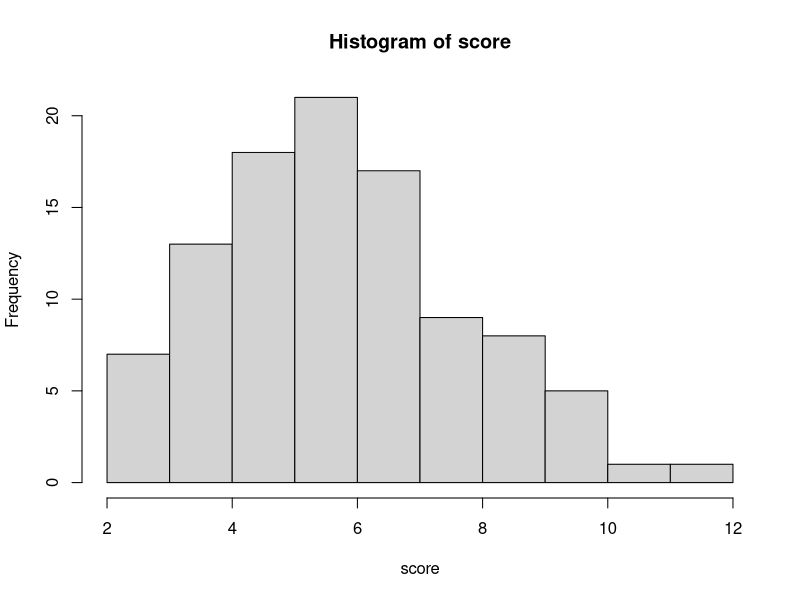
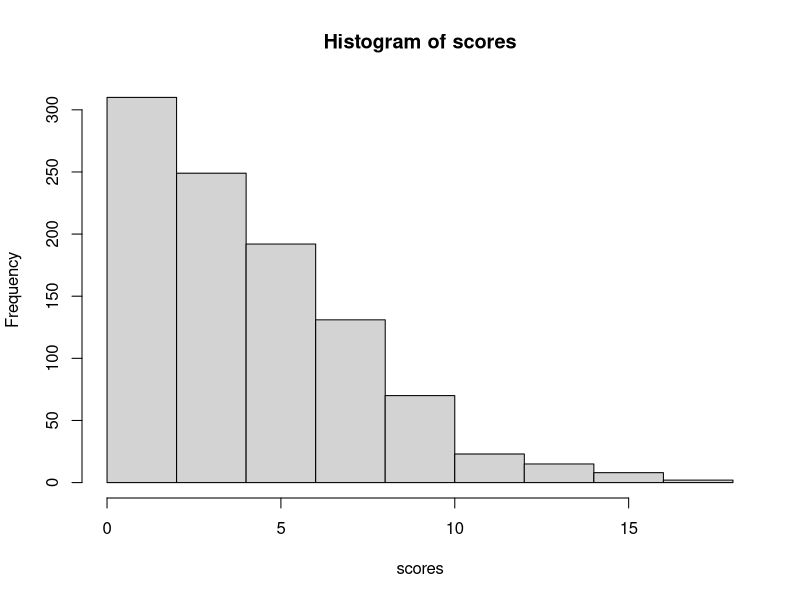

Recreate these plots in R, in order.
setClass('batter', slots = list(name = 'character', average = 'numeric', obp = 'numeric', bb = 'numeric', single = 'numeric', double = 'numeric', triple = 'numeric', hr = 'numeric', base = 'numeric'))
setClass('pitcher', slots = list(name = 'character', obpa = 'numeric'))
b1 <- new('batter', name = 'Juan', average = .260, obp = .332, single = .432, double = .135, triple = .063, hr = .072, bb = .297, base = 0)
b2 <- new('batter', name = 'Juan2', average = .260, obp = .332, single = .432, double = .135, triple = .063, hr = .072, bb = .297, base = 0)
b3 <- new('batter', name = 'Juan3', average = .260, obp = .332, single = .432, double = .135, triple = .063, hr = .072, bb = .297, base = 0)
b4 <- new('batter', name = 'Juan4', average = .260, obp = .332, single = .432, double = .135, triple = .063, hr = .072, bb = .297, base = 0)
b5 <- new('batter', name = 'Juan5', average = .260, obp = .332, single = .432, double = .135, triple = .063, hr = .072, bb = .297, base = 0)
b6 <- new('batter', name = 'Juan6', average = .260, obp = .332, single = .432, double = .135, triple = .063, hr = .072, bb = .297, base = 0)
b7 <- new('batter', name = 'Juan7', average = .260, obp = .332, single = .432, double = .135, triple = .063, hr = .072, bb = .297, base = 0)
b8 <- new('batter', name = 'Juan8', average = .260, obp = .332, single = .432, double = .135, triple = .063, hr = .072, bb = .297, base = 0)
b9 <- new('batter', name = 'Juan9', average = .260, obp = .332, single = .432, double = .135, triple = .063, hr = .072, bb = .297, base = 0)
p1 <- new('pitcher', name = 'John', obpa =.360)

lineup <- c(b1, b2, b3, b4, b5, b6, b7, b8, b9, b1, b2, b3, b4, b5, b6, b7, b8, b9)
N <- 100
inning <- 1
score <- rep(NA, N)


#finding out if for loop works
for (i in 1:N) {

  runs <- 0
  
  for (batter in lineup){
    
    slot(batter, 'obp') <- (slot(batter, 'obp') + slot(p1, 'obpa'))/2
    
    num <- runif(1, min = 0, max = 1)
    
    if (num <= slot(batter, 'obp')) {
      
      runs <- runs + 1
    
      }
  }
  
  score[i] <- runs
}

hist(score)

#Testing batter
scores <- c()
for (i in 1:1000) {
runs <- 0
inning <- 1
while (inning < 10) {
  outs <- 0
  onbase <- c()
  #while (outs < 3) {
    for (batter in lineup) {
      num <- runif(1, min = 0, max = 1)#Create random number between 0 and 1
      slot(batter, 'obp') <- (slot(batter, 'obp') + slot(p1, 'obpa'))/2 #average pitcher's skill and batter's skill
      #if they get on base
      if (num < slot(batter, 'obp')) {
        num2 <- runif(1, min = 0, max = 1)
        
        if (num2 < slot(batter, 'single') + slot(batter, 'bb')) {#get a single or walk
          
          #move rest of batters on base
          onbase <- onbase + 1
          # for (b in onbase) {
          #   if (b >= 4) {
          #     runs <- runs + 1
          #     b <- NULL
          #   }}
          onbase <- c(onbase, 1)
         } else if (num2 < slot(batter, 'single') + slot(batter, 'bb') + slot(batter, 'double')) {#If batter doubles

           #move rest of batters on base

           onbase <- onbase + 2
           # for (b in onbase) {
           #   if (b >= 4) {
           #     runs <- runs + 1
           #     b <- NULL
           #   }}
             
           onbase <- c(onbase, 2)
            #print(onbase)
         } else if (num2 < slot(batter, 'single') + slot(batter, 'bb') + slot(batter, 'double') + slot(batter, 'triple')) {#If batter triples

         #move rest of batters on base
           onbase <- onbase + 3
           # for (b in onbase) {
           #   if (b >= 4) {
           #     runs <- runs + 1
           #     b <- NULL
           #   }}
           onbase <- c(onbase, 3)
           #print(onbase)
         } else if (num2 < slot(batter, 'single') + slot(batter, 'bb') + slot(batter, 'double')+ slot(batter, 'triple')+ slot(batter, 'hr')) {#If batter homeruns
             print("Home Run!")
           #move rest of batters on base
             onbase <- onbase + 4
             onbase <- c(onbase, 4)
             # for (b in onbase) {
             #     runs <- runs + 1
             #     b <- NULL
             #   }

             #print(onbase)
          
        }} else { #batter is out
          outs <- outs + 1
        }
      print(onbase)
        
      if (outs == 3) {
        for (b in onbase) {
          if (b >= 4) {
            runs <- runs + 1
          }
         }
        onbase <- c()
        break
      }}
  print(paste("Runs:", runs))
  inning <- inning + 1
  #print(paste("Inning: ",inning))
  #print(paste("runs: ", runs))
}
scores <- c(scores, runs)
}

hist(scores)
sum(scores)/1000
table(scores)

for (b in onbase) {
  b <- b + 1
  print(b)
}

if (num < slot(batter, 'obp')) {
  onbase <- c(onbase, batter)
  num2 <- runif(1, min = 0, max = 1)
  
  if (num2 < slot(batter, 'single')) {#get a single
    onbase <- c(onbase, batter)
    #move rest of batters on base
    for (b in onbase) {
      print(slot(b, 'base'))
      print(slot(b, 'name'))
      if (slot(b, 'base') >= 4) {
        runs <- runs + 1
        slot(b, 'base') <- -1000
      }
    }}} 






onbase <- c(onbase, batter)
onbase
for (b in onbase) {
  slot(b, 'base') <- slot(b, 'base') + 1
  print(slot(b, 'base'))
}
# x <- 0
# while (x<1) {
#   for (batter in lineup) {
#     print(slot(batter, 'obp'))
#     x <- x + 1
#   }
# }


# num <- runif(1, min = 0, max = 1)
# print(num)
# if (num <= slot(p1, 'average')) {
#   print(slot(p1, 'name'))
# }

# month1 <- month(Sys.Date())
# day1 <- day(Sys.Date())
# name <- paste('C:/data-', month1, '/', day1, '.csv', sep = '')
# write.csv(dataset, file = name) 
